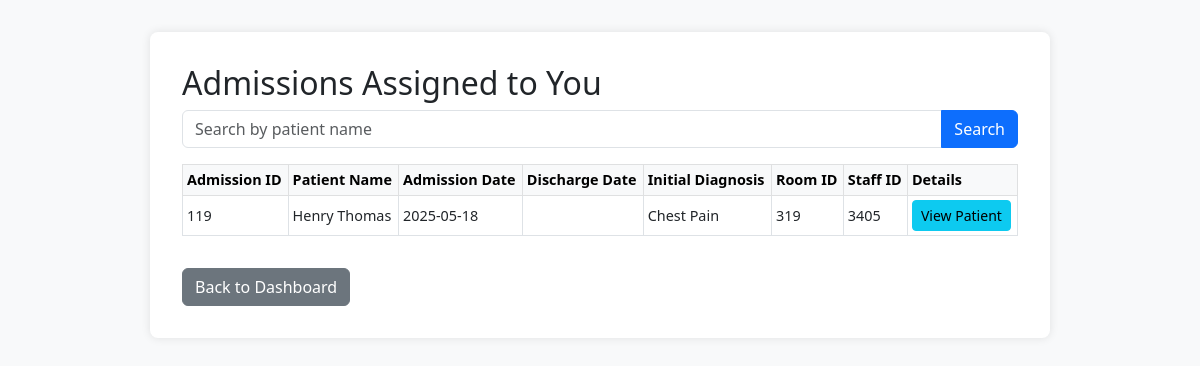
/doctor.php (signed in), run on the app's committed database.
### tables this page shows
CREATE TABLE `admission` (
  `admissionID` int(10) NOT NULL,
  `patientsID` int(10) NOT NULL,
  `doctorID` int(10) NOT NULL,
  `staffID` int(10) NOT NULL,
  `roomID` int(10) NOT NULL,
  `admission_date` date NOT NULL,
  `discharge_date` date DEFAULT NULL,
  `initial_diagnosis` varchar(40) DEFAULT NULL
);

CREATE TABLE `patients` (
  `patientsID` int(11) NOT NULL,
  `provinceID` char(2) NOT NULL,
  `first_name` varchar(30) NOT NULL,
  `last_name` varchar(30) NOT NULL,
  `weight` decimal(4,0) DEFAULT NULL,
  `height` decimal(3,0) DEFAULT NULL,
  `disease` varchar(40) DEFAULT NULL,
  `gender` char(1) DEFAULT NULL,
  `birth_date` date DEFAULT NULL
);

### doctor.php (the view, shortened to what this page needs)
<?php
require 'config.php';
$username = $_SESSION['username'];
$search = $_GET['search'] ?? '';
$searchParam = '%' . $search . '%';
$stmt = $pdo->prepare("SELECT doctorID FROM doctor WHERE username = ?");
$stmt->execute([$username]);
$doctorID = $stmt->fetchColumn();
if ($search) {
    $stmt = $pdo->prepare("
        SELECT a.*, p.first_name AS patient_first_name, p.last_name AS patient_last_name
        FROM admission a
        JOIN patients p ON a.patientsID = p.patientsID
        WHERE a.doctorID = ? AND CONCAT(p.first_name, ' ', p.last_name) LIKE ?
        ORDER BY a.admission_date DESC
    ");
    $stmt->execute([$doctorID, $searchParam]);
} else {
    $stmt = $pdo->prepare("
        SELECT a.*, p.first_name AS patient_first_name, p.last_name AS patient_last_name
        FROM admission a
        JOIN patients p ON a.patientsID = p.patientsID
        WHERE a.doctorID = ?
        ORDER BY a.admission_date DESC
    ");
    $stmt->execute([$doctorID]);
}
$admissions = $stmt->fetchAll(PDO::FETCH_ASSOC);
$patientDetails = null;
?>
<!DOCTYPE html>
<html lang="en">
<head>
    <link href="https://cdn.jsdelivr.net/npm/bootstrap@5.3.0/dist/css/bootstrap.min.css" rel="stylesheet" />
</head>
<body>
<div class="container">
    <h2>Admissions Assigned to You</h2>
    <form method="GET" class="mb-3">
        <div class="input-group">
            <input type="text" name="search" class="form-control" placeholder="Search by patient name" value="<?php echo htmlspecialchars($search); ?>" />
            <button class="btn btn-primary" type="submit">Search</button>
        </div>
    </form>
    <?php if (empty($admissions) && !$patientDetails): ?>
        <p>No admissions found.</p>
    <?php elseif (!$patientDetails): ?>
        <div class="table-responsive">
            <table class="table table-bordered table-hover table-sm align-middle">
                <thead class="table-light">
                    <tr>
                        <th>Admission ID</th>
                        <th>Patient Name</th>
                        <th>Admission Date</th>
                        <th>Discharge Date</th>
                        <th>Initial Diagnosis</th>
                        <th>Room ID</th>
                        <th>Staff ID</th>
                        <th>Details</th>
                    </tr>
                </thead>
                <tbody>
                    <?php foreach ($admissions as $admission): ?>
                        <tr>
                            <td><?php echo htmlspecialchars($admission['admissionID']); ?></td>
                            <td><?php echo htmlspecialchars($admission['patient_first_name'] . ' ' . $admission['patient_last_name']); ?></td>
                            <td><?php echo htmlspecialchars($admission['admission_date']); ?></td>
                            <td><?php echo htmlspecialchars($admission['discharge_date'] ?? ''); ?></td>
                            <td><?php echo htmlspecialchars($admission['initial_diagnosis']); ?></td>
                            <td><?php echo htmlspecialchars($admission['roomID']); ?></td>
                            <td><?php echo htmlspecialchars($admission['staffID']); ?></td>
                            <td><a href="doctor.php?patientID=<?php echo urlencode($admission['patientsID']); ?>" class="btn btn-sm btn-info">View Patient</a></td>
                        </tr>
                    <?php endforeach; ?>
                </tbody>
            </table>
        </div>
    <?php endif; ?>
    <a href="dashboard.php" class="btn btn-secondary mt-3">Back to Dashboard</a>
</div>
</body>
</html>

### doctor.php (style rules this page uses)
body { padding: 2rem; background: #f8f9fa; }
.container { max-width: 900px; background: white; padding: 2rem; border-radius: 0.5rem; box-shadow: 0 0 10px rgba(0,0,0,0.1); }
table { font-size: 0.9rem; }

### data on the page
admission: admissionID "119", patientsID.last_name "Henry Thomas", admission_date "2025-05-18", initial_diagnosis "Chest Pain", roomID "319", staffID "3405"
